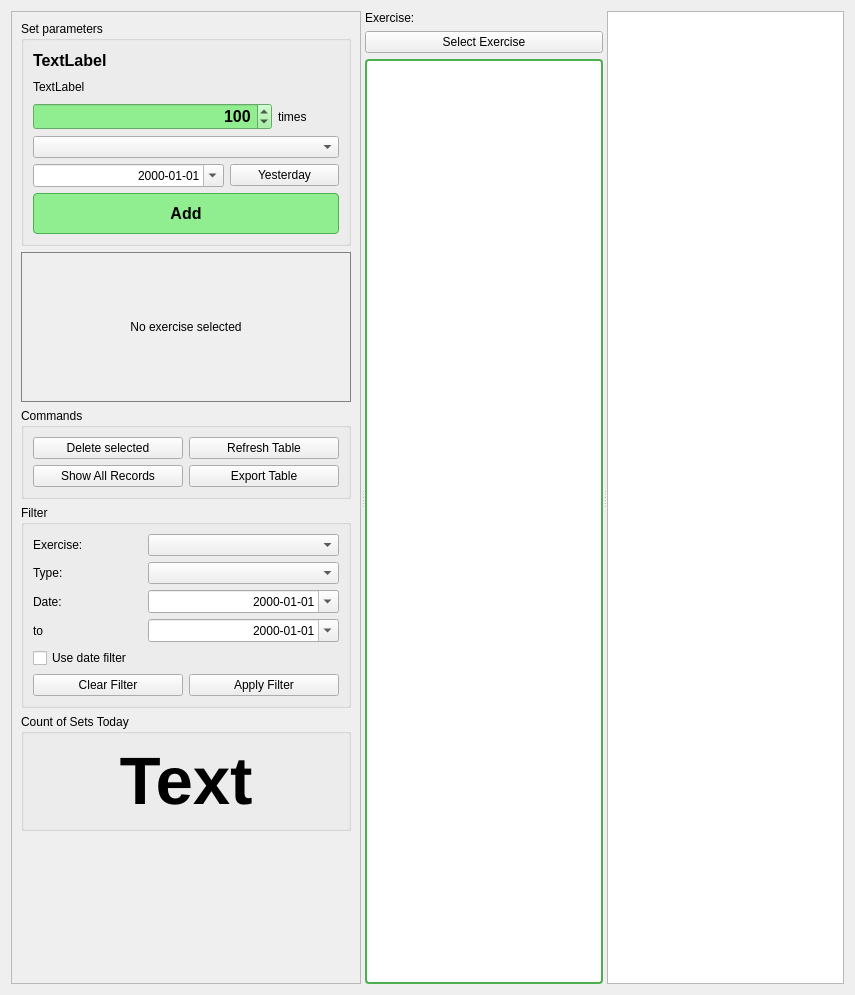
            <widget class="QWidget" name="tab">
              <attribute name="title">
                <string>Sets</string>
              </attribute>
              <layout class="QHBoxLayout" name="horizontalLayout_main">
                <item>
                  <widget class="QSplitter" name="splitter">
                    <property name="orientation">
                      <enum>Qt::Orientation::Horizontal</enum>
                    </property>
                    <property name="childrenCollapsible">
                      <bool>false</bool>
                    </property>
                    <widget class="QFrame" name="frame">
                      <property name="minimumSize">
                        <size>
                          <width>350</width>
                          <height>0</height>
                        </size>
                      </property>
                      <property name="maximumSize">
                        <size>
                          <width>16777215</width>
                          <height>16777215</height>
                        </size>
                      </property>
                      <property name="frameShape">
                        <enum>QFrame::Shape::StyledPanel</enum>
                      </property>
                      <property name="frameShadow">
                        <enum>QFrame::Shadow::Raised</enum>
                      </property>
                      <layout class="QVBoxLayout" name="verticalLayout_3">
                        <item>
                          <widget class="QGroupBox" name="groupBox">
                            <property name="minimumSize">
                              <size>
                                <width>0</width>
                                <height>225</height>
                              </size>
                            </property>
                            <property name="title">
                              <string>Set parameters</string>
                            </property>
                            <layout class="QVBoxLayout" name="verticalLayout_5">
                              <item>
                                <widget class="QLabel" name="label_exercise">
                                  <property name="font">
                                    <font>
                                      <pointsize>12</pointsize>
                                      <bold>true</bold>
                                    </font>
                                  </property>
                                  <property name="text">
                                    <string>TextLabel</string>
                                  </property>
                                </widget>
                              </item>
                              <item>
                                <widget class="QLabel" name="label_last_date_count_today">
                                  <property name="text">
                                    <string>TextLabel</string>
                                  </property>
                                </widget>
                              </item>
                              <item>
                                <layout class="QHBoxLayout" name="horizontalLayout_14">
                                  <item>
                                    <widget class="QSpinBox" name="spinBox_count">
                                      <property name="font">
                                        <font>
                                          <pointsize>12</pointsize>
                                          <bold>true</bold>
                                        </font>
                                      </property>
                                      <property name="styleSheet">
                                        <string notr="true">QSpinBox {
                                          background-color: lightgreen;
                                          }</string>
                                      </property>
                                      <property name="alignment">
                                        <set>
                                          Qt::AlignmentFlag::AlignRight|Qt::AlignmentFlag::AlignTrailing|Qt::AlignmentFlag::AlignVCenter</set>
                                      </property>
                                      <property name="maximum">
                                        <number>1000000</number>
                                      </property>
                                      <property name="value">
                                        <number>100</number>
                                      </property>
                                    </widget>
                                  </item>
                                  <item>
                                    <widget class="QLabel" name="label_unit">
                                      <property name="maximumSize">
                                        <size>
                                          <width>61</width>
                                          <height>16777215</height>
                                        </size>
                                      </property>
                                      <property name="text">
                                        <string>times</string>
                                      </property>
                                    </widget>
                                  </item>
                                </layout>
                              </item>
                              <item>
                                <widget class="QComboBox" name="comboBox_type" />
                              </item>
                              <item>
                                <layout class="QHBoxLayout" name="horizontalLayout_13">
                                  <item>
                                    <widget class="QDateEdit" name="dateEdit">
                                      <property name="minimumSize">
                                        <size>
                                          <width>191</width>
                                          <height>0</height>
                                        </size>
                                      </property>
                                      <property name="alignment">
                                        <set>
                                          Qt::AlignmentFlag::AlignRight|Qt::AlignmentFlag::AlignTrailing|Qt::AlignmentFlag::AlignVCenter</set>
                                      </property>
                                      <property name="displayFormat">
                                        <string>yyyy-MM-dd</string>
                                      </property>
                                      <property name="calendarPopup">
                                        <bool>true</bool>
                                      </property>
                                    </widget>
                                  </item>
                                  <item>
                                    <widget class="QPushButton" name="pushButton_yesterday">
                                      <property name="minimumSize">
                                        <size>
                                          <width>61</width>
                                          <height>0</height>
                                        </size>
                                      </property>
                                      <property name="text">
                                        <string>Yesterday</string>
                                      </property>
                                    </widget>
                                  </item>
                                </layout>
                              </item>
                              <item>
                                <widget class="QPushButton" name="pushButton_add">
                                  <property name="minimumSize">
                                    <size>
                                      <width>0</width>
                                      <height>41</height>
                                    </size>
                                  </property>
                                  <property name="font">
                                    <font>
                                      <pointsize>12</pointsize>
                                      <bold>true</bold>
                                    </font>
                                  </property>
                                  <property name="styleSheet">
                                    <string notr="true">QPushButton {
                                      background-color: lightgreen;
                                      border: 1px solid #4CAF50;
                                      border-radius: 4px;
                                      }
                                      QPushButton:hover {
                                      background-color: #90EE90;
                                      }
                                      QPushButton:pressed {
                                      background-color: #7FDD7F;
                                      }</string>
                                  </property>
                                  <property name="text">
                                    <string>Add</string>
                                  </property>
                                </widget>
                              </item>
                            </layout>
                          </widget>
                        </item>
                        <item>
                          <widget class="QLabel" name="label_exercise_avif">
                            <property name="minimumSize">
                              <size>
                                <width>0</width>
                                <height>150</height>
                              </size>
                            </property>
                            <property name="styleSheet">
                              <string notr="true">border: 1px solid gray;</string>
                            </property>
                            <property name="text">
                              <string>No exercise selected</string>
                            </property>
                            <property name="scaledContents">
                              <bool>false</bool>
                            </property>
                            <property name="alignment">
                              <set>Qt::AlignmentFlag::AlignCenter</set>
                            </property>
                          </widget>
                        </item>
                        <item>
                          <widget class="QGroupBox" name="groupBox_5">
                            <property name="minimumSize">
                              <size>
                                <width>0</width>
                                <height>0</height>
                              </size>
                            </property>
                            <property name="title">
                              <string>Commands</string>
                            </property>
                            <layout class="QVBoxLayout" name="verticalLayout_2">
                              <item>
                                <layout class="QHBoxLayout" name="horizontalLayout_8">
                                  <item>
                                    <widget class="QPushButton" name="pushButton_delete">
                                      <property name="minimumSize">
                                        <size>
                                          <width>80</width>
                                          <height>0</height>
                                        </size>
                                      </property>
                                      <property name="text">
                                        <string>Delete selected</string>
                                      </property>
                                    </widget>
                                  </item>
                                  <item>
                                    <widget class="QPushButton" name="pushButton_refresh">
                                      <property name="minimumSize">
                                        <size>
                                          <width>80</width>
                                          <height>0</height>
                                        </size>
                                      </property>
                                      <property name="text">
                                        <string>Refresh Table</string>
                                      </property>
                                    </widget>
                                  </item>
                                </layout>
                              </item>
                              <item>
                                <layout class="QHBoxLayout" name="horizontalLayout_25">
                                  <item>
                                    <widget class="QPushButton" name="pushButton_show_all_records">
                                      <property name="text">
                                        <string>Show All Records</string>
                                      </property>
                                    </widget>
                                  </item>
                                  <item>
                                    <widget class="QPushButton" name="pushButton_export_csv">
                                      <property name="minimumSize">
                                        <size>
                                          <width>80</width>
                                          <height>0</height>
                                        </size>
                                      </property>
                                      <property name="text">
                                        <string>Export Table</string>
                                      </property>
                                    </widget>
                                  </item>
                                </layout>
                              </item>
                            </layout>
                          </widget>
                        </item>
                        <item>
                          <widget class="QGroupBox" name="groupBox_filter">
                            <property name="minimumSize">
                              <size>
                                <width>0</width>
                                <height>201</height>
                              </size>
                            </property>
                            <property name="title">
                              <string>Filter</string>
                            </property>
                            <layout class="QVBoxLayout" name="verticalLayout_4">
                              <item>
                                <layout class="QHBoxLayout" name="horizontalLayout_9">
                                  <item>
                                    <widget class="QLabel" name="label_filter_exercise">
                                      <property name="minimumSize">
                                        <size>
                                          <width>61</width>
                                          <height>0</height>
                                        </size>
                                      </property>
                                      <property name="text">
                                        <string>Exercise:</string>
                                      </property>
                                    </widget>
                                  </item>
                                  <item>
                                    <widget class="QComboBox" name="comboBox_filter_exercise">
                                      <property name="minimumSize">
                                        <size>
                                          <width>191</width>
                                          <height>0</height>
                                        </size>
                                      </property>
                                    </widget>
                                  </item>
                                </layout>
                              </item>
                              <item>
                                <layout class="QHBoxLayout" name="horizontalLayout_10">
                                  <item>
                                    <widget class="QLabel" name="label_filter_type">
                                      <property name="minimumSize">
                                        <size>
                                          <width>61</width>
                                          <height>0</height>
                                        </size>
                                      </property>
                                      <property name="text">
                                        <string>Type:</string>
                                      </property>
                                    </widget>
                                  </item>
                                  <item>
                                    <widget class="QComboBox" name="comboBox_filter_type">
                                      <property name="minimumSize">
                                        <size>
                                          <width>191</width>
                                          <height>0</height>
                                        </size>
                                      </property>
                                    </widget>
                                  </item>
                                </layout>
                              </item>
                              <item>
                                <layout class="QHBoxLayout" name="horizontalLayout_11">
                                  <item>
                                    <widget class="QLabel" name="label_filter_date">
                                      <property name="minimumSize">
                                        <size>
                                          <width>61</width>
                                          <height>0</height>
                                        </size>
                                      </property>
                                      <property name="text">
                                        <string>Date:</string>
                                      </property>
                                    </widget>
                                  </item>
                                  <item>
                                    <widget class="QDateEdit" name="dateEdit_filter_from">
                                      <property name="minimumSize">
                                        <size>
                                          <width>191</width>
                                          <height>0</height>
                                        </size>
                                      </property>
                                      <property name="alignment">
                                        <set>
                                          Qt::AlignmentFlag::AlignRight|Qt::AlignmentFlag::AlignTrailing|Qt::AlignmentFlag::AlignVCenter</set>
                                      </property>
                                      <property name="displayFormat">
                                        <string>yyyy-MM-dd</string>
                                      </property>
                                      <property name="calendarPopup">
                                        <bool>true</bool>
                                      </property>
                                    </widget>
                                  </item>
                                </layout>
                              </item>
                              <item>
                                <layout class="QHBoxLayout" name="horizontalLayout_12">
                                  <item>
                                    <widget class="QLabel" name="label_filter_to">
                                      <property name="minimumSize">
                                        <size>
                                          <width>61</width>
                                          <height>0</height>
                                        </size>
                                      </property>
                                      <property name="text">
                                        <string>to</string>
                                      </property>
                                      <property name="alignment">
                                        <set>
                                          Qt::AlignmentFlag::AlignLeading|Qt::AlignmentFlag::AlignLeft|Qt::AlignmentFlag::AlignVCenter</set>
                                      </property>
                                    </widget>
                                  </item>
                                  <item>
                                    <widget class="QDateEdit" name="dateEdit_filter_to">
                                      <property name="minimumSize">
                                        <size>
                                          <width>191</width>
                                          <height>0</height>
                                        </size>
                                      </property>
                                      <property name="alignment">
                                        <set>
                                          Qt::AlignmentFlag::AlignRight|Qt::AlignmentFlag::AlignTrailing|Qt::AlignmentFlag::AlignVCenter</set>
                                      </property>
                                      <property name="displayFormat">
                                        <string>yyyy-MM-dd</string>
                                      </property>
                                      <property name="calendarPopup">
                                        <bool>true</bool>
                                      </property>
                                    </widget>
                                  </item>
                                </layout>
                              </item>
                              <item>
                                <widget class="QCheckBox" name="checkBox_use_date_filter">
                                  <property name="text">
                                    <string>Use date filter</string>
                                  </property>
                                </widget>
                              </item>
                              <item>
                                <layout class="QHBoxLayout" name="horizontalLayout_7">
                                  <item>
                                    <widget class="QPushButton" name="pushButton_clear_filter">
                                      <property name="text">
                                        <string>Clear Filter</string>
                                      </property>
                                    </widget>
                                  </item>
                                  <item>
                                    <widget class="QPushButton" name="pushButton_apply_filter">
                                      <property name="text">
                                        <string>Apply Filter</string>
                                      </property>
                                    </widget>
                                  </item>
                                </layout>
                              </item>
                            </layout>
                          </widget>
                        </item>
                        <item>
                          <widget class="QGroupBox" name="groupBox_9">
                            <property name="minimumSize">
                              <size>
                                <width>0</width>
                                <height>0</height>
                              </size>
                            </property>
                            <property name="title">
                              <string>Count of Sets Today</string>
                            </property>
                            <layout class="QVBoxLayout" name="verticalLayout_17">
                              <item>
                                <widget class="QLabel" name="label_count_sets_today">
                                  <property name="font">
                                    <font>
                                      <pointsize>50</pointsize>
                                      <bold>true</bold>
                                    </font>
                                  </property>
                                  <property name="text">
                                    <string>Text</string>
                                  </property>
                                  <property name="alignment">
                                    <set>Qt::AlignmentFlag::AlignCenter</set>
                                  </property>
                                </widget>
                              </item>
                            </layout>
                          </widget>
                        </item>
                        <item>
                          <spacer name="verticalSpacer">
                            <property name="orientation">
                              <enum>Qt::Orientation::Vertical</enum>
                            </property>
                            <property name="sizeHint" stdset="0">
                              <size>
                                <width>20</width>
                                <height>143</height>
                              </size>
                            </property>
                          </spacer>
                        </item>
                      </layout>
                    </widget>
                    <widget class="QWidget" name="widget_middle">
                      <layout class="QVBoxLayout" name="verticalLayout">
                        <item>
                          <widget class="QLabel" name="label_7">
                            <property name="text">
                              <string>Exercise:</string>
                            </property>
                          </widget>
                        </item>
                        <item>
                          <widget class="QPushButton" name="pushButton_select_exercise">
                            <property name="text">
                              <string>Select Exercise</string>
                            </property>
                          </widget>
                        </item>
                        <item>
                          <widget class="QListView" name="listView_exercises">
                            <property name="maximumSize">
                              <size>
                                <width>16777215</width>
                                <height>16777215</height>
                              </size>
                            </property>
                            <property name="styleSheet">
                              <string notr="true">QListView {
                                border: 2px solid #4CAF50;
                                border-radius: 4px;
                                background-color: white;
                                }
                                QListView::item {
                                padding: 4px;
                                border-bottom: 1px solid #e0e0e0;
                                }
                                QListView::item:selected {
                                background-color: #e8f5e8;
                                color: black;
                                }
                                QListView::item:hover {
                                background-color: #f0f8f0;
                                }</string>
                            </property>
                          </widget>
                        </item>
                      </layout>
                    </widget>
                    <widget class="QTableView" name="tableView_process" />
                  </widget>
                </item>
              </layout>
            </widget>
